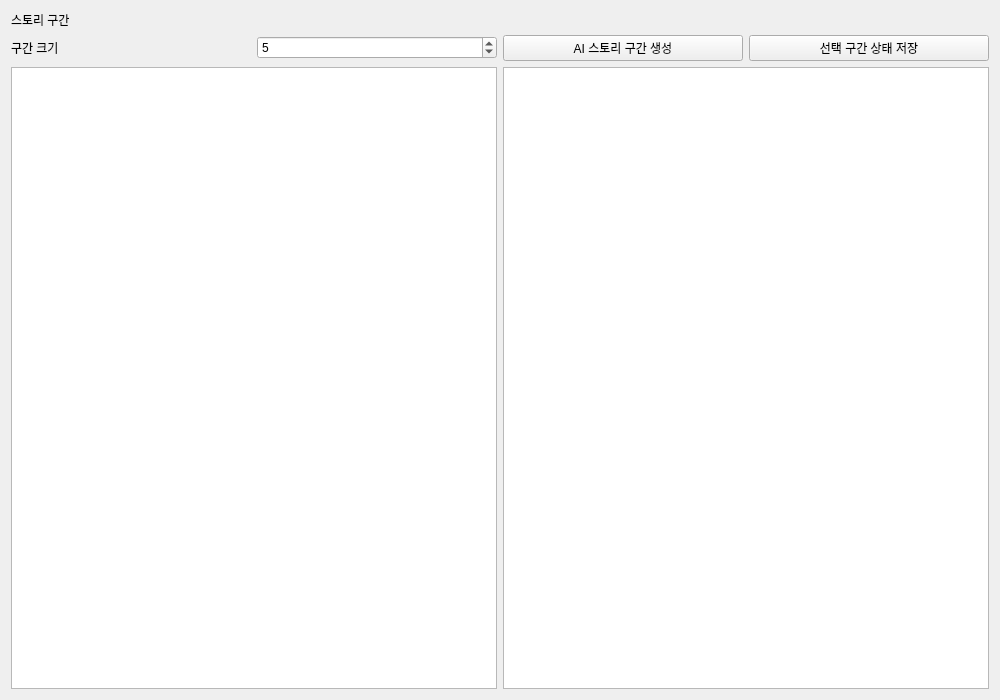
<?xml version="1.0" encoding="UTF-8"?>
<ui version="4.0">
 <class>QWidget</class>
 <widget class="QWidget" name="RangesView">
  <property name="geometry"><rect><x>0</x><y>0</y><width>1000</width><height>700</height></rect></property>
<layout class="QVBoxLayout" name="root"><item><widget class="QLabel" name="pageTitle"><property name="text"><string>스토리 구간</string></property></widget></item><item><layout class="QHBoxLayout" name="controls"><item><widget class="QLabel" name="sizeLabel"><property name="text"><string>구간 크기</string></property></widget></item><item><widget class="QSpinBox" name="sizeSpin"><property name="minimum"><number>1</number></property><property name="maximum"><number>30</number></property><property name="value"><number>5</number></property></widget></item><item><widget class="QPushButton" name="generateButton"><property name="text"><string>AI 스토리 구간 생성</string></property></widget></item><item><widget class="QPushButton" name="snapshotButton"><property name="text"><string>선택 구간 상태 저장</string></property></widget></item></layout></item><item><layout class="QHBoxLayout" name="content"><item><widget class="QListWidget" name="rangeList"/></item><item><widget class="QPlainTextEdit" name="rangeDetail"><property name="readOnly"><bool>true</bool></property></widget></item></layout></item></layout>
 </widget>
 <resources/><connections/>
</ui>
